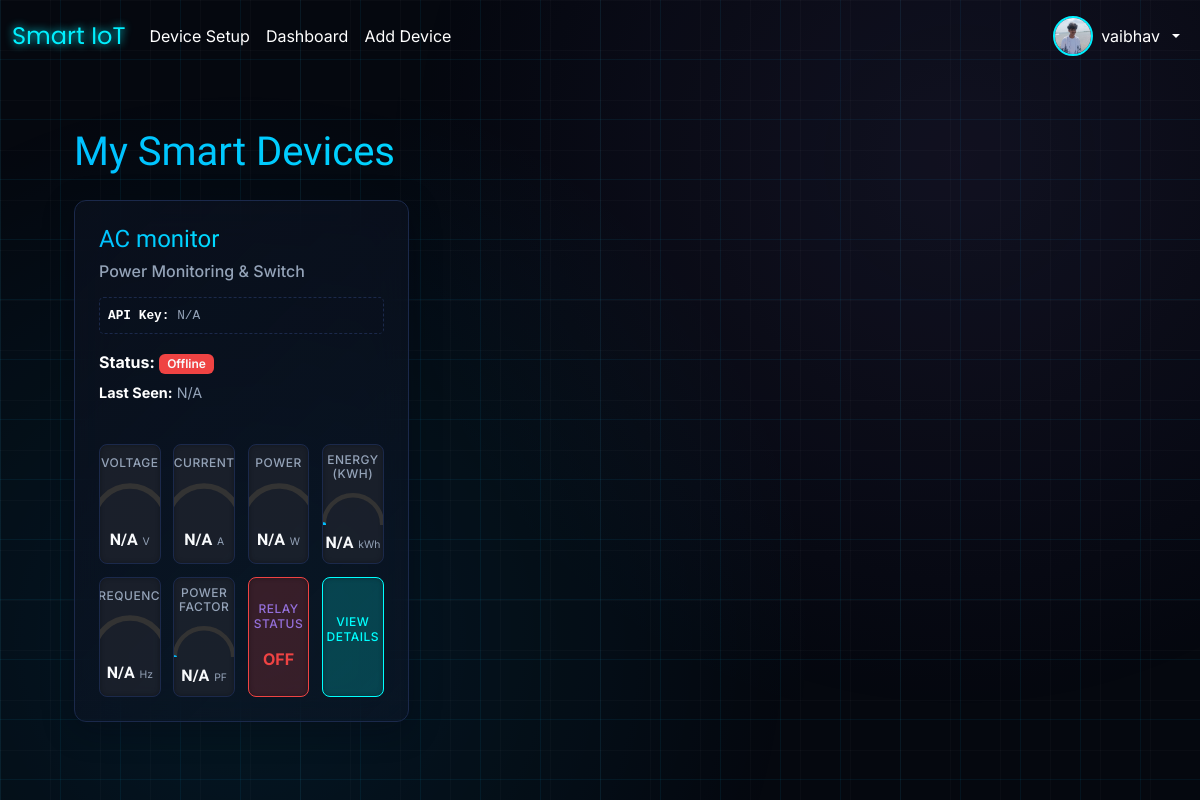
/dashboard/ (signed in), run on the app's committed database.
### core/models.py (models this page shows, shortened)
class CustomUser(AbstractUser):
    GENDER_CHOICES = [
        ('M', 'Male'),
        ('F', 'Female'),
        ('O', 'Other'),
        ('N', 'Prefer not to say'),
    ]
    phone_number = models.CharField(max_length=15, blank=True, null=True, unique=True)
    date_of_birth = models.DateField(blank=True, null=True)
    gender = models.CharField(max_length=1, choices=GENDER_CHOICES, blank=True, null=True)
    address = models.TextField(blank=True, null=True)
    profile_picture = models.ImageField(upload_to='profile_pics/', blank=True, null=True)
    class Meta:
        verbose_name = 'User'
        verbose_name_plural = 'Users'

class Device(models.Model):
    device_api_key = models.CharField(max_length=36, unique=True, default=uuid.uuid4,
                                      help_text="Unique API key for the device, displayed on hardware")
    name = models.CharField(max_length=100, default="Unnamed Device")
    location = models.CharField(max_length=100, blank=True, null=True)
    owner = models.ForeignKey('core.CustomUser', on_delete=models.SET_NULL, null=True, blank=True, # Use string reference
                              help_text="The user who owns this device. Null if not yet registered.")
    is_online = models.BooleanField(default=False, help_text="Indicates if the device has recently checked in.")
    last_seen = models.DateTimeField(null=True, blank=True, help_text="Timestamp of the last successful communication.")
    created_at = models.DateTimeField(auto_now_add=True)
    is_registered = models.BooleanField(default=False,
                                        help_text="True if device is linked to a user account.")
    DEVICE_TYPES = [
        ('power_monitor', 'Power Monitoring & Switch'),
        ('water_level', 'Water Level Sensor'),
    ]
    device_type = models.CharField(max_length=50, choices=DEVICE_TYPES, default='power_monitor',
                                   help_text="The type of functionality this device provides.")
    class Meta:
        verbose_name = "IoT Device"
        verbose_name_plural = "IoT Devices"
        ordering = ['name']

### dashboard/views.py (the view)
# urls.py: path('', user_dashboard, name='user_dashboard'),
@login_required
def user_dashboard(request):
    user_devices = Device.objects.filter(owner=request.user, is_registered=True).order_by('-last_seen')
    latest_data_ids = SensorData.objects.values('device_id').annotate(
        max_timestamp=Max('timestamp')
    ).values_list('id', flat=True)
    latest_data_entries = SensorData.objects.filter(
        id__in=latest_data_ids,
        device__in=user_devices
    ).select_related('device')
    latest_data_dict = {entry.device_id: entry for entry in latest_data_entries}
    devices_with_latest_data = []
    current_time = timezone.now()
    for device in user_devices:
        latest_data_entry = latest_data_dict.get(device.id)
        latest_data = latest_data_entry.data if latest_data_entry else {}
        is_online = False
        if latest_data_entry and device.last_seen:
            time_difference = current_time - device.last_seen
            if time_difference.total_seconds() < 300:
                is_online = True
        devices_with_latest_data.append({
            'device': device,
            'latest_data': latest_data,
            'is_online': is_online,
        })
    context = {
        'devices_with_latest_data': devices_with_latest_data
    }
    return render(request, 'dashboard/dashboard.html', context)

### dashboard/templates/dashboard/dashboard.html (shortened to what this page needs)
{% extends 'base.html' %}
{% load static %}
{% block head_extra %}
<link href="https://cdnjs.cloudflare.com/ajax/libs/lucide/0.263.1/lucide.min.css" rel="stylesheet">
<link href="https://unpkg.com/aos@2.3.1/dist/aos.css" rel="stylesheet">
{% endblock %}
{% block content %}
<div class="animated-grid"></div>
<div class="container-fluid-custom">
    <h2 class="mb-4 text-light">My Smart Devices</h2>
    {% if devices_with_latest_data %}
    <div class="row row-cols-1 row-cols-md-2 row-cols-lg-3 g-4">
        {% for item in devices_with_latest_data %}
        <div class="col" data-aos="fade-up" data-aos-delay="{{ forloop.counter0|add:1 }}00">
            <div class="card-custom h-100 p-4" data-device-id="{{ item.device.id }}">
                <div class="card-body d-flex flex-column">
                    <h5 class="card-title-custom">{{ item.device.name }}</h5>
                    <h6 class="card-subtitle-custom mb-3">{{ item.device.get_device_type_display }}</h6>
                    <p class="device-api-key">
                        <strong class="text-white">API Key:</strong> {{ item.device.api_key|default:"N/A" }}
                    </p>
                    <p class="mb-2">
                        <strong class="text-white">Status:</strong>
                        {% if item.device.is_online %}
                        <span class="badge badge-online">Online</span>
                        {% else %}
                        <span class="badge badge-offline">Offline</span>
                        {% endif %}
                    </p>
                    <p class="card-text mb-3" style="font-size: 0.9rem; color: var(--muted-foreground);">
                        <strong class="text-white">Last Seen:</strong> <span class="last-seen-text">{{item.device.last_seen|default:"N/A" }}</span>
                    </p>
                    {% if item.device.device_type == 'power_monitor' %}
                    <div class="gauge-grid">
                        <div class="gauge-box" id="voltage-gauge-{{ item.device.id }}">
                            <h6>Voltage</h6>
                            <svg class="gauge-svg" viewBox="0 0 100 50">
                                <path class="gauge-arc-bg" d="M10 50 A40 40 0 0 1 90 50" />
                                <path class="gauge-arc-fill" d="M10 50 A40 40 0 0 1 90 50"
                                    style="stroke-dasharray: 0 125.66;" />
                                <polygon class="gauge-needle" points="50,50 48,15 52,15"
                                    transform="rotate(-90 50 50)" />
                            </svg>
                            <div class="gauge-value-display">
                                <span class="gauge-value">N/A</span><span class="gauge-unit">V</span>
                            </div>
                        </div>
                        <div class="gauge-box" id="current-gauge-{{ item.device.id }}">
                            <h6>Current</h6>
                            <svg class="gauge-svg" viewBox="0 0 100 50">
                                <path class="gauge-arc-bg" d="M10 50 A40 40 0 0 1 90 50" />
                                <path class="gauge-arc-fill" d="M10 50 A40 40 0 0 1 90 50"
                                    style="stroke-dasharray: 0 125.66;" />
                                <polygon class="gauge-needle" points="50,50 48,15 52,15"
                                    transform="rotate(-90 50 50)" />
                            </svg>
                            <div class="gauge-value-display">
                                <span class="gauge-value">N/A</span><span class="gauge-unit">A</span>
                            </div>
                        </div>
                        <div class="gauge-box" id="power-gauge-{{ item.device.id }}">
                            <h6>Power</h6>
                            <svg class="gauge-svg" viewBox="0 0 100 50">
                                <path class="gauge-arc-bg" d="M10 50 A40 40 0 0 1 90 50" />
                                <path class="gauge-arc-fill" d="M10 50 A40 40 0 0 1 90 50"
                                    style="stroke-dasharray: 0 125.66;" />
                                <polygon class="gauge-needle" points="50,50 48,15 52,15"
                                    transform="rotate(-90 50 50)" />
                            </svg>
                            <div class="gauge-value-display">
                                <span class="gauge-value">N/A</span><span class="gauge-unit">W</span>
                            </div>
                        </div>
                        <div class="gauge-box" id="kwh-gauge-{{ item.device.id }}">
                            <h6>Energy (kWh)</h6>
                            <svg class="gauge-svg" viewBox="0 0 100 50">
                                <path class="gauge-arc-bg" d="M10 50 A40 40 0 0 1 90 50" />
                                <path class="gauge-arc-fill" d="M10 50 A40 40 0 0 1 90 50"
                                    style="stroke-dasharray: 0 125.66;" />
                                <polygon class="gauge-needle" points="50,50 48,15 52,15"
                                    transform="rotate(-90 50 50)" />
                            </svg>
                            <div class="gauge-value-display">
                                <span class="gauge-value">N/A</span><span class="gauge-unit">kWh</span>
                            </div>
                        </div>
                        <div class="gauge-box" id="frequency-gauge-{{ item.device.id }}">
                            <h6>Frequency</h6>
                            <svg class="gauge-svg" viewBox="0 0 100 50">
                                <path class="gauge-arc-bg" d="M10 50 A40 40 0 0 1 90 50" />
                                <path class="gauge-arc-fill" d="M10 50 A40 40 0 0 1 90 50"
                                    style="stroke-dasharray: 0 125.66;" />
                                <polygon class="gauge-needle" points="50,50 48,15 52,15"
                                    transform="rotate(-90 50 50)" />
                            </svg>
                            <div class="gauge-value-display">
                                <span class="gauge-value">N/A</span><span class="gauge-unit">Hz</span>
                            </div>
                        </div>
                        <div class="gauge-box" id="pf-gauge-{{ item.device.id }}">
                            <h6>Power Factor</h6>
                            <svg class="gauge-svg" viewBox="0 0 100 50">
                                <path class="gauge-arc-bg" d="M10 50 A40 40 0 0 1 90 50" />
                                <path class="gauge-arc-fill" d="M10 50 A40 40 0 0 1 90 50"
                                    style="stroke-dasharray: 0 125.66;" />
                                <polygon class="gauge-needle" points="50,50 48,15 52,15"
                                    transform="rotate(-90 50 50)" />
                            </svg>
                            <div class="gauge-value-display">
                                <span class="gauge-value">N/A</span><span class="gauge-unit">PF</span>
                            </div>
                        </div>
                        <div class="relay-gauge-box {% if item.latest_data.relay_state %}on{% else %}off{% endif %}"
                            id="relay-status-gauge-{{ item.device.id }}">
                            <h6>Relay Status</h6>
                            {% if item.latest_data.relay_state %}
                            <i class="lucide lucide-power text-primary"></i><span>ON</span>
                            {% else %}
                            <span>OFF</span>
                            {% endif %}
                        </div>
                        <a href="{% url 'dashboard:device_detail' item.device.id %}" class="action-button-gauge">
                            <h6>View Details</h6>
                        </a>
                    </div>
                    {% else %}
                    <div class="mt-auto">
                        <p class="card-text text-muted">No specific data available for this device type.</p>
                        <a href="{% url 'dashboard:device_detail' item.device.id %}"
                            class="btn-custom btn-outline-primary-custom mt-3">View Details & Control</a>
                    </div>
                    {% endif %}
                </div>
            </div>
        </div>
        {% endfor %}
    </div>
    {% endif %}
</div>
{% endblock %}

### core/templates/base.html (shortened to what this page needs)
{% load static %}
<!DOCTYPE html>
<html lang="en">
<head>
    <link href="https://cdn.jsdelivr.net/npm/bootstrap@5.3.3/dist/css/bootstrap.min.css" rel="stylesheet">
    {% block head_extra %}{% endblock %}
</head>
<body>
    <nav class="navbar navbar-expand-lg navbar-dark sticky-top">
        <div class="container-fluid">
            <a class="navbar-brand"
                href="{% if user.is_authenticated %}{% url 'dashboard:user_dashboard' %}{% else %}{% url 'homepage' %}{% endif %}">
                Smart IoT
            </a>
            <div class="collapse navbar-collapse" id="navbarNav">
                <ul class="navbar-nav me-auto mb-2 mb-lg-0">
                    <li class="nav-item"><a class="nav-link" href="{% url 'device_onboarding' %}">Device Setup</a></li>
                    {% if user.is_authenticated %}
                    <li class="nav-item"><a class="nav-link" href="{% url 'dashboard:user_dashboard' %}">Dashboard</a>
                    </li>
                    <li class="nav-item"><a class="nav-link" href="{% url 'add_device_to_user' %}">Add Device</a></li>
                    {% endif %}
                </ul>
                <ul class="navbar-nav">
                    {% if user.is_authenticated %}
                    <li class="nav-item dropdown">
                        <a class="nav-link dropdown-toggle d-flex align-items-center gap-2" href="#">
                            <img src="{% if user.profile_picture %}{{ user.profile_picture.url }}{% else %}{% static 'images/default-profile.png' %}{% endif %}"
                                class="profile-img" alt="Profile">
                            {{ user.username }}
                        </a>
                    </li>
                    {% else %}
                    <li class="nav-item"><a class="nav-link btn btn-outline-light me-2"
                            href="{% url 'login' %}">Login</a></li>
                    <li class="nav-item"><a class="nav-link btn btn-outline-info" href="{% url 'register' %}">Sign
                            Up</a></li>
                    {% endif %}
                </ul>
            </div>
        </div>
    </nav>
    <main class="container mt-4">
        {% block content %}{% endblock %}
    </main>
</body>
</html>

### core/templates/base.html (style rules this page uses)
body { font-family: 'Inter', sans-serif; background-color: #0e0e0e; color: #fff; }
.navbar-brand { font-family: 'Poppins', sans-serif; color: #00f0ff !important; font-size: 1.5rem; text-shadow: 0 0 8px #00f0ff; }
.nav-link { color: #fff !important; position: relative; }
.profile-img { width: 40px; height: 40px; border-radius: 50%; border: 2px solid #00f0ff; object-fit: cover; }

### data on the page
CustomUser: profile_picture (picture), username "vaibhav"
Device: device.name "AC monitor", device.device_type "Power Monitoring & Switch", device.api_key "N/A", is_online "Offline", device.last_seen "N/A"
